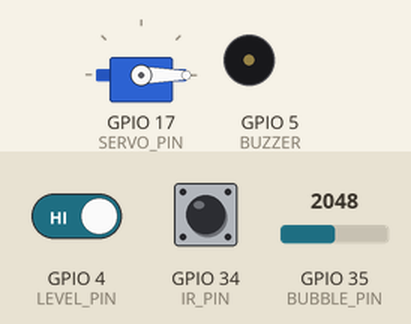
Simulated run of this sketch. Board: ESP32. Parts: servo, buzzer (waves = sounding, pin HIGH). The test bench sets the inputs (shaded band); at power-on: GPIO 35 (BUBBLE_PIN) = 2048, GPIO 34 (IR_PIN) HIGH, GPIO 4 (LEVEL_PIN) HIGH. WiFi joins after 1.5 s; servers stay silent unless stated; uploads are accepted with an empty reply; storage starts empty; what the sketch prints to the serial monitor is not drawn.

Above: at 5.18 s.
5.8 s: GPIO 35 (BUBBLE_PIN) set to 1839
8.8 s: GPIO 35 (BUBBLE_PIN) set to 1724
At 10.7 s:
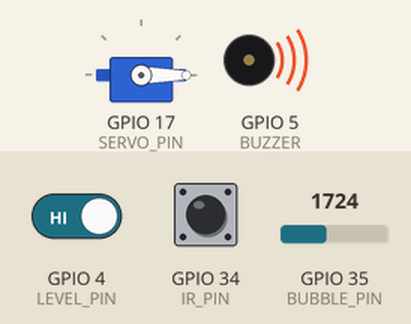
11.8 s: GPIO 35 (BUBBLE_PIN) set to 1516
14.8 s: GPIO 35 (BUBBLE_PIN) set to 1433
17.8 s: GPIO 34 (IR_PIN) pulsed LOW 2 times (0.12 s each, 0.3 s apart)
At 33.5 s:
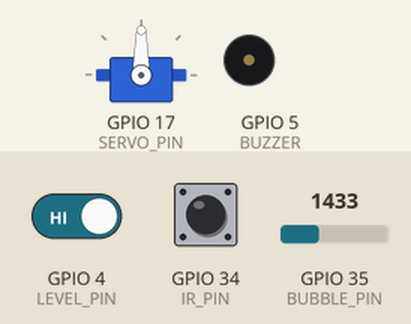
At 34.51 s:
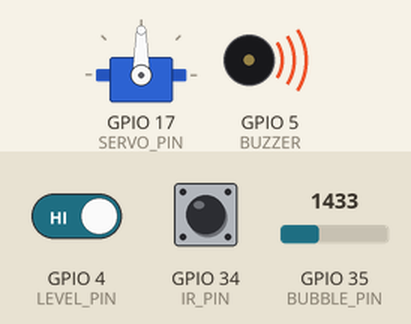
Timing chart, 0 to 34.8 s (numbered marks = the images above; inputs shaded):
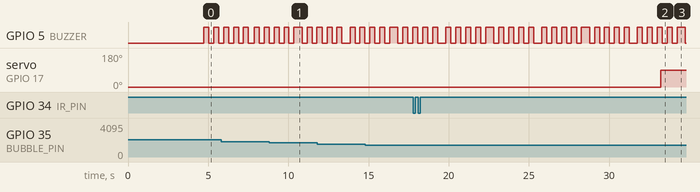

The sketch:

iv_monitor_calibrated.ino
```cpp
// ============================================================
//  IV MONITORING SYSTEM — ESP32
//  Modules: Level Sensor | IR Drip Sensor | Bubble Sensor
//           WiFi | HTTP POST → Backend | SD Card backup
// ============================================================

#include <ESP32Servo.h>
#include <SPI.h>
#include <SD.h>
#include <WiFi.h>
#include <HTTPClient.h>
#include <ArduinoJson.h>

// ============================================================
//  PIN DEFINITIONS
// ============================================================
#define LEVEL_PIN   4
#define IR_PIN      34
#define BUBBLE_PIN  35
#define SERVO_PIN   17
#define BUZZER      5
#define SD_CS       13

// ============================================================
//  WiFi + BACKEND CONFIG
// ============================================================
const char* WIFI_SSID  = "your_wifi";
const char* WIFI_PASS  = "your_wifi_password";
const char* SERVER_URL = "https://smart-iv-drip-monitoring.onrender.com/api/data";

const unsigned long POST_INTERVAL = 3000;
unsigned long lastPostTime        = 0;

// ============================================================
//  OBJECTS
// ============================================================
Servo myServo;

// ============================================================
//  LEVEL SENSOR — State
//  Original logic: fixed thresholds 100 (LOW) and 300 (HIGH)
//  30 samples × 5 ms apart = 150 ms window, non-blocking
// ============================================================
int           baseline       = 0;
int           lastLevelState = -1;

// Non-blocking sampling: one touchRead per 5 ms tick, 30 samples total
const int     LEVEL_SAMPLES  = 30;
const int     LEVEL_INTERVAL = 5;
long          levelSum       = 0;
int           levelCount     = 0;
unsigned long levelSampleTimer = 0;

// ============================================================
//  IR DRIP SENSOR — State
// ============================================================
int           count       = 0;
unsigned long blockStart  = 0;
bool          beamBlocked = false;

const int           minBlockTime = 20;
const int           dropGap      = 250;
unsigned long       lastDropTime = 0;

const unsigned long emptyTime  = 15000;
bool                alertGiven  = false;
bool                bottleEmpty = false;

// ============================================================
//  BUBBLE SENSOR — State
// ============================================================
int  lastBubbleValue = 0;
int  lastBubblePrint = 0;
int  dropThreshold   = 250;
int  minValid        = 600;
bool clamped         = false;
bool bubbleDetected  = false;

unsigned long lastBubbleRead   = 0;

// ============================================================
//  BUZZER
// ============================================================
unsigned long lastBuzzerToggle = 0;
bool          buzzerState      = false;

// ============================================================
//  SD CARD
// ============================================================
void logToSD(String data) {
  File f = SD.open("/log.txt", FILE_APPEND);
  if (f) {
    f.println(data);
    f.close();
  }
}

// ============================================================
//  HTTP POST
// ============================================================
void postToBackend() {
  if (WiFi.status() != WL_CONNECTED) {
    Serial.println("[HTTP] No WiFi — SD only");
    return;
  }

  int fluid;
  if      (lastLevelState == 2) fluid = 80;
  else if (lastLevelState == 1) fluid = 45;
  else if (lastLevelState == 0) fluid = 10;
  else                          fluid = 0;

  int drip   = bottleEmpty ? 0 : count;
  int bubble = bubbleDetected ? 1 : 0;
  bubbleDetected = false;

  StaticJsonDocument<128> doc;
  doc["fluid"]  = fluid;
  doc["drip"]   = drip;
  doc["bubble"] = bubble;

  String body;
  serializeJson(doc, body);

  Serial.print("[HTTP] POST → ");
  Serial.println(body);

  HTTPClient http;
  http.begin(SERVER_URL);
  http.addHeader("Content-Type", "application/json");
  http.setTimeout(3000);

  int code = http.POST(body);

  if (code == 200) {
    String responseStr = http.getString();
    Serial.println("[HTTP] Response: " + responseStr);

    // Parse JSON response { "command": "CLAMP" } or { "command": "OPEN" }
    StaticJsonDocument<64> response;
    DeserializationError err = deserializeJson(response, responseStr);

    if (!err) {
      const char* command = response["command"];
      if (command && strcmp(command, "CLAMP") == 0 && !clamped) {
        Serial.println("[CMD] CLAMP → clamping tube");
        myServo.write(90);
        clamped = true;
        logToSD("Clamp: backend command");
      } else if (command && strcmp(command, "OPEN") == 0 && clamped) {
        Serial.println("[CMD] OPEN → opening tube");
        myServo.write(0);
        clamped = false;
        logToSD("Open: backend command");
      }
    }
  } else {
    Serial.println("[HTTP] Failed. Code: " + String(code));
    logToSD("HTTP Failed: " + String(code));
  }

  http.end();
}

// ============================================================
//  SETUP
// ============================================================
void setup() {
  Serial.begin(115200);

  pinMode(BUZZER, OUTPUT);
  pinMode(IR_PIN, INPUT);
  analogSetAttenuation(ADC_11db);

  myServo.attach(SERVO_PIN);
  myServo.write(0);

  // SD Card
  if (!SD.begin(SD_CS)) {
    Serial.println("SD Card Failed!");
  } else {
    Serial.println("SD Card Ready");
    logToSD("=== System Started ===");
  }

  // ── Level sensor calibration (original logic) ────────────
  Serial.println("Calibrating...");
  delay(2000);

  long sum = 0;
  for (int i = 0; i < 50; i++) {
    sum += touchRead(LEVEL_PIN);
    delay(20);
  }
  baseline = (int)(sum / 50);
  Serial.print("Baseline: ");
  Serial.println(baseline);

  // ── WiFi ─────────────────────────────────────────────────
  WiFi.mode(WIFI_STA);
  WiFi.begin(WIFI_SSID, WIFI_PASS);
  Serial.print("Connecting to WiFi");

  int attempts = 0;
  while (WiFi.status() != WL_CONNECTED && attempts < 20) {
    delay(500);
    Serial.print(".");
    attempts++;
  }

  if (WiFi.status() == WL_CONNECTED) {
    Serial.println("\nWiFi connected: " + WiFi.localIP().toString());
    logToSD("WiFi: " + WiFi.localIP().toString());
  } else {
    Serial.println("\nWiFi FAILED — SD backup active");
    logToSD("WiFi FAILED");
  }

  Serial.println("System ready.");
  Serial.println("==========================================");

  lastPostTime      = millis();
  levelSampleTimer  = millis();
  lastBubbleRead    = millis();
  lastDropTime      = millis();
}

// ============================================================
//  LOOP
// ============================================================
void loop() {
  unsigned long now = millis();

  // Auto reconnect WiFi if dropped (non-blocking — no delay)
  if (WiFi.status() != WL_CONNECTED) {
    WiFi.reconnect();
  }

  // =====================================================
  // MODULE 1: LEVEL SENSOR
  // Original logic: 30 samples × 5 ms, fixed thresholds 100/300
  // Non-blocking: one sample per 5 ms tick, evaluate at 30 samples
  // =====================================================
  if (now - levelSampleTimer >= LEVEL_INTERVAL) {
    levelSampleTimer = now;
    levelSum  += touchRead(LEVEL_PIN);
    levelCount++;

    if (levelCount >= LEVEL_SAMPLES) {
      int value  = (int)(levelSum / LEVEL_SAMPLES);
      int change = abs(baseline - value);

      Serial.print("Value: ");
      Serial.print(value);
      Serial.print("  Change: ");
      Serial.print(change);
      Serial.print(" --> ");

      int levelState;
      if (change < 100) {
        Serial.println("LOW ⚠️");
        levelState = 0;
      } else if (change < 300) {
        Serial.println("MEDIUM");
        levelState = 1;
      } else {
        Serial.println("HIGH ✅");
        levelState = 2;
      }

      // Log to SD only on state change
      if (levelState != lastLevelState) {
        lastLevelState = levelState;
        String msg = "Level: ";
        if      (levelState == 0) msg += "LOW";
        else if (levelState == 1) msg += "MEDIUM";
        else                      msg += "HIGH";
        logToSD(msg);
      }

      // Buzzer: non-blocking 200 ms ON/OFF beep on LOW
      if (levelState == 0) {
        if (now - lastBuzzerToggle > 200) {
          lastBuzzerToggle = now;
          buzzerState = !buzzerState;
          digitalWrite(BUZZER, buzzerState);
        }
      } else {
        digitalWrite(BUZZER, LOW);
        buzzerState = false;
      }

      // Reset averaging window
      levelSum   = 0;
      levelCount = 0;
    }
  }

  // =====================================================
  // MODULE 2: IR DRIP SENSOR
  // =====================================================
  int irState = digitalRead(IR_PIN);

  if (irState == LOW && !beamBlocked) {
    beamBlocked = true;
    blockStart  = now;
  }

  if (irState == HIGH && beamBlocked) {
    unsigned long blockDuration = now - blockStart;
    beamBlocked = false;

    if (blockDuration > minBlockTime && now - lastDropTime > dropGap) {
      count++;
      String msg = "Drops: " + String(count);
      Serial.println(msg);
      logToSD(msg);
      lastDropTime = now;
      alertGiven   = false;
      bottleEmpty  = false;
    }
  }

  if (now - lastDropTime > emptyTime && !alertGiven) {
    Serial.println("ALERT: Bottle Empty!");
    logToSD("Bottle Empty!");
    alertGiven  = true;
    bottleEmpty = true;
    count       = 0;
    if (!clamped) {
      myServo.write(90);
      clamped = true;
      logToSD("Clamp: Bottle empty");
    }
  }

  // =====================================================
  // MODULE 3: BUBBLE SENSOR
  // =====================================================
  if (now - lastBubbleRead > 200) {
    lastBubbleRead = now;

    int value = analogRead(BUBBLE_PIN);
    if (value < 50) return;

    if (abs(value - lastBubblePrint) > 100) {
      Serial.print("Bubble ADC: ");
      Serial.println(value);
      logToSD("Bubble: " + String(value));
      lastBubblePrint = value;

    }

    if (value > minValid) {
      if ((lastBubbleValue - value) > dropThreshold && !clamped) {
        Serial.println("Bubble Detected → CLAMPING");
        logToSD("Bubble Detected → Clamp");
        bubbleDetected = true;
        myServo.write(90);
        clamped = true;
      }
      lastBubbleValue = value;
    }
  }

  // =====================================================
  // MODULE 4: HTTP POST every 3 seconds
  // =====================================================
  if (now - lastPostTime >= POST_INTERVAL) {
    lastPostTime = now;
    postToBackend();
  }
}
```

Measured:
- the behaviour switches between 1798 and 1797 on GPIO 35 (BUBBLE_PIN) (found by bisection; images 0 and 1)
- after the input at 17.8 s, servo on GPIO 17 (SERVO_PIN): 0° → 90° after 15.4 s instead of 1.8 s
- by itself, GPIO 5 (BUZZER): repeats every 6.0 s: HIGH 0.31 s, LOW 0.31 s, HIGH 0.31 s, LOW 0.51 s, 4 × (HIGH 0.31 s, LOW 0.31 s), HIGH 0.51 s, 2 × (LOW 0.31 s, HIGH 0.31 s), LOW 0.31 s
